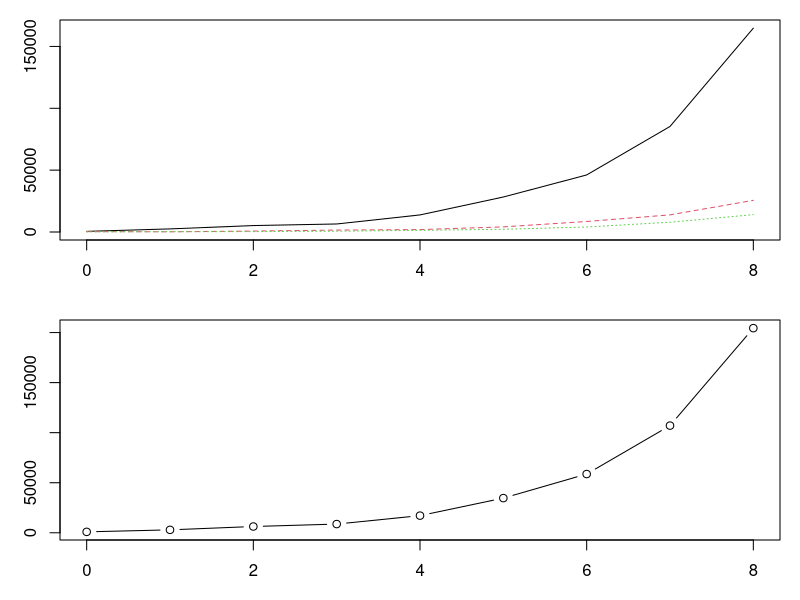
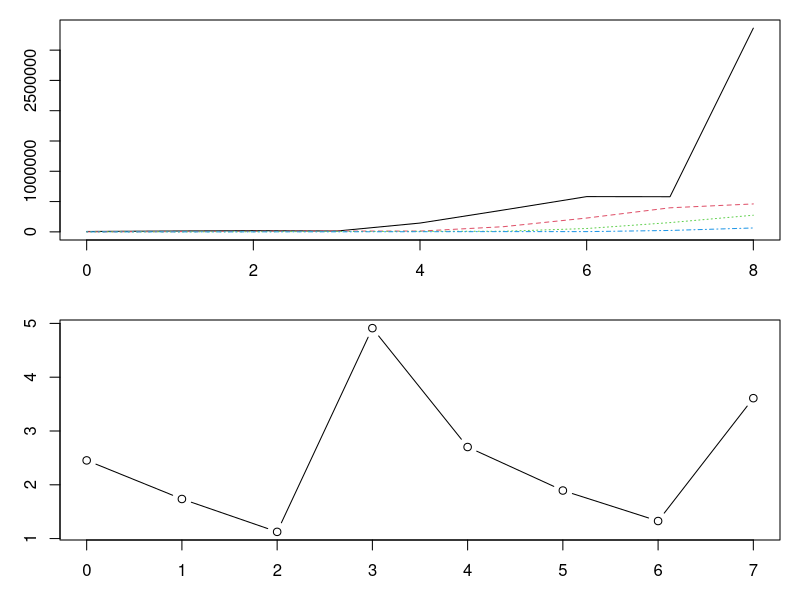

The R script that drew these images, in order:
##Matriz ejemplo ----

gl<- matrix(c(0, 0.5, 20, 0.3, 0, 
              0, 0, 0.5, 0.9), nr = 3,
            byrow = TRUE)

gl.N<- matrix(c(500, 300, 118), ncol = 1)

gl.N1 <- gl %*% gl.N 
gl.N1

gl.N2 <- gl %*% gl.N1 
gl.N2


years <- 8
N.projections.gl <- matrix(0, nrow = nrow(gl), 
                           ncol = years + 1) 

N.projections.gl[,1] <- gl.N

for(i in 1:years) N.projections.gl[, i + 1] <- 
  gl %*% N.projections.gl[, i]


par(mfcol=c(2,1), mar=c(3,3,1,1))

matplot(0:years, t(N.projections.gl), type="l")

N.totals <- apply(N.projections.gl, 2, sum)
plot(0:years, N.totals, type="b")






##Ejercicio----


gl<- matrix(c(0, 0, 0, 145, 0.55, 0.33, 
              0, 0.47, 0, 0.63, 
              0.16, 0, 0, 0, 0.42,0), nr = 4,
                 byrow = TRUE)

gl.N<- matrix(c(6525, 284, 320, 94), ncol = 1)

gl.N1 <- gl %*% gl.N 
gl.N1

gl.N2 <- gl %*% gl.N1 
gl.N2


years <- 8
N.projections.gl <- matrix(0, nrow = nrow(gl), 
                        ncol = years + 1) 

N.projections.gl[, 1] <- gl.N

for (i in 1:years) N.projections.gl[, i + 1] <- 
  gl %*% N.projections.gl[, i]

matplot(0:years, t(N.projections.gl), type="l")


N.totals <- apply(N.projections.gl
                  , 2, sum)

Rs <- N.totals[-1]/N.totals[-(years + 1)]

plot(0:(years-1), Rs, type="b")
